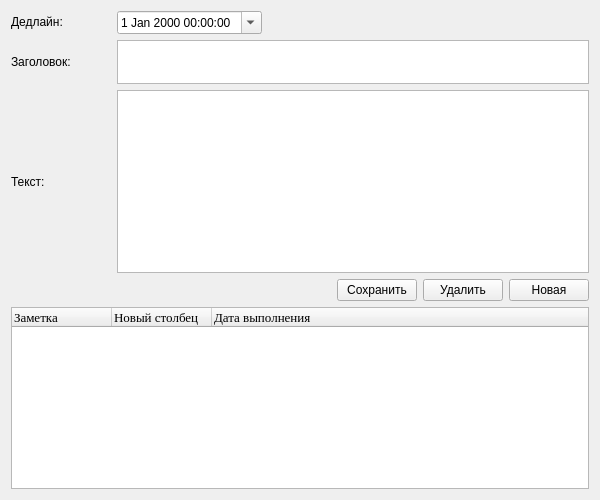
<?xml version="1.0" encoding="UTF-8"?>
<ui version="4.0">
 <class>Note</class>
 <widget class="QWidget" name="Note">
  <property name="geometry">
   <rect>
    <x>0</x>
    <y>0</y>
    <width>600</width>
    <height>500</height>
   </rect>
  </property>
  <property name="windowTitle">
   <string>Form</string>
  </property>
  <layout class="QVBoxLayout" name="verticalLayout">
   <item>
    <layout class="QHBoxLayout" name="horizontalLayout">
     <item>
      <widget class="QLabel" name="label_deadline">
       <property name="minimumSize">
        <size>
         <width>100</width>
         <height>0</height>
        </size>
       </property>
       <property name="maximumSize">
        <size>
         <width>100</width>
         <height>22</height>
        </size>
       </property>
       <property name="text">
        <string>Дедлайн:</string>
       </property>
      </widget>
     </item>
     <item>
      <widget class="QDateTimeEdit" name="dateTimeEdit">
       <property name="calendarPopup">
        <bool>true</bool>
       </property>
      </widget>
     </item>
     <item>
      <spacer name="horizontalSpacer_2">
       <property name="orientation">
        <enum>Qt::Orientation::Horizontal</enum>
       </property>
       <property name="sizeHint" stdset="0">
        <size>
         <width>348</width>
         <height>20</height>
        </size>
       </property>
      </spacer>
     </item>
    </layout>
   </item>
   <item>
    <layout class="QHBoxLayout" name="horizontalLayout_2">
     <item>
      <widget class="QLabel" name="label_head">
       <property name="minimumSize">
        <size>
         <width>100</width>
         <height>0</height>
        </size>
       </property>
       <property name="text">
        <string>Заголовок:</string>
       </property>
      </widget>
     </item>
     <item>
      <widget class="QPlainTextEdit" name="plainTextEdit_head">
       <property name="minimumSize">
        <size>
         <width>0</width>
         <height>2</height>
        </size>
       </property>
       <property name="maximumSize">
        <size>
         <width>16777215</width>
         <height>54</height>
        </size>
       </property>
      </widget>
     </item>
    </layout>
   </item>
   <item>
    <layout class="QHBoxLayout" name="horizontalLayout_3">
     <item>
      <widget class="QLabel" name="label_text">
       <property name="minimumSize">
        <size>
         <width>100</width>
         <height>0</height>
        </size>
       </property>
       <property name="text">
        <string>Текст:</string>
       </property>
      </widget>
     </item>
     <item>
      <widget class="QPlainTextEdit" name="plainTextEdit_text">
       <property name="minimumSize">
        <size>
         <width>0</width>
         <height>60</height>
        </size>
       </property>
      </widget>
     </item>
    </layout>
   </item>
   <item>
    <layout class="QHBoxLayout" name="horizontalLayout_4">
     <item>
      <spacer name="horizontalSpacer">
       <property name="orientation">
        <enum>Qt::Orientation::Horizontal</enum>
       </property>
       <property name="sizeHint" stdset="0">
        <size>
         <width>228</width>
         <height>20</height>
        </size>
       </property>
      </spacer>
     </item>
     <item>
      <widget class="QPushButton" name="pushButton_save">
       <property name="text">
        <string>Сохранить</string>
       </property>
      </widget>
     </item>
     <item>
      <widget class="QPushButton" name="pushButton_del">
       <property name="text">
        <string>Удалить</string>
       </property>
      </widget>
     </item>
     <item>
      <widget class="QPushButton" name="pushButton_new">
       <property name="text">
        <string>Новая</string>
       </property>
      </widget>
     </item>
    </layout>
   </item>
   <item>
    <widget class="QTreeWidget" name="treeWidget">
     <column>
      <property name="text">
       <string>Заметка</string>
      </property>
      <property name="font">
       <font>
        <family>Times New Roman</family>
        <pointsize>10</pointsize>
       </font>
      </property>
     </column>
     <column>
      <property name="text">
       <string>Новый столбец</string>
      </property>
      <property name="font">
       <font>
        <family>Times New Roman</family>
        <pointsize>10</pointsize>
       </font>
      </property>
     </column>
     <column>
      <property name="text">
       <string>Дата выполнения</string>
      </property>
      <property name="font">
       <font>
        <family>Times New Roman</family>
        <pointsize>10</pointsize>
       </font>
      </property>
     </column>
    </widget>
   </item>
  </layout>
 </widget>
 <resources/>
 <connections/>
</ui>
